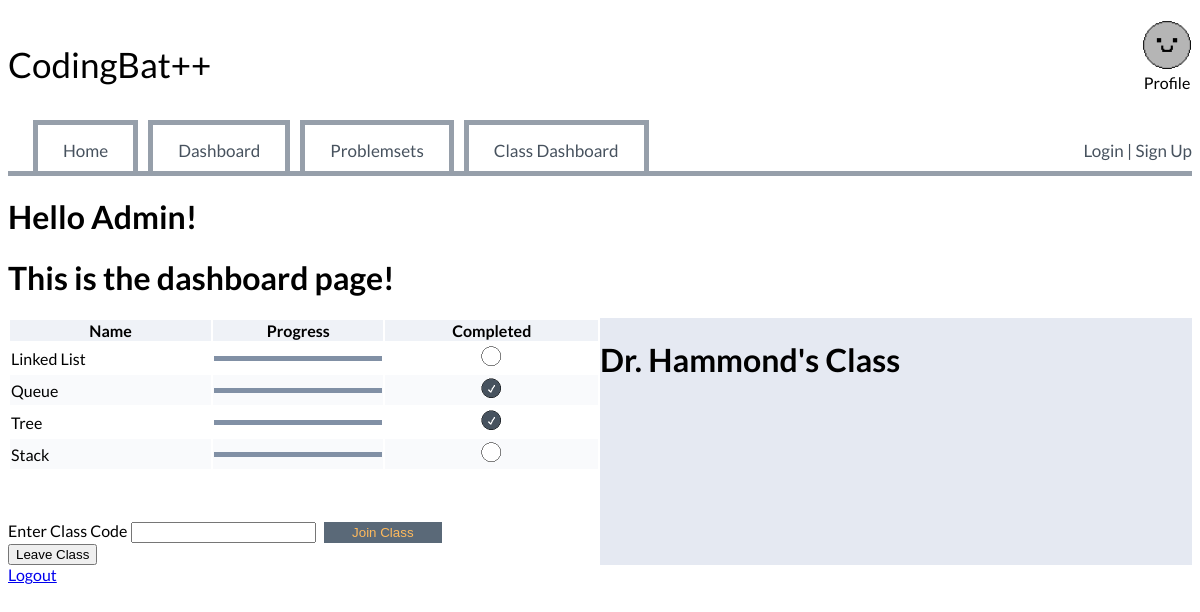
The page /dashboard (signed in) on the database its author committed.
### website/models.py (models this page shows)
class User(db.Model , UserMixin):
    id = db.Column(db.Integer, primary_key=True, nullable=False)
    email = db.Column(db.String(150), unique=True, nullable=False)
    password = db.Column(db.String, nullable=False)
    username = db.Column(db.String(150), unique=True, nullable=False)
    role = db.Column(db.String(80), nullable=False)
    class_id = db.Column(db.Integer, db.ForeignKey('classroom.id'), nullable=True)
    problems = db.relationship('Problems', secondary='user_progress', back_populates='users', lazy='dynamic')
    user_progress = db.relationship('Progress', back_populates='user', lazy='dynamic', cascade="all, delete-orphan")

class ProblemCategory(db.Model):
    __tablename__ = 'problem_categories'
    id = db.Column(db.Integer, primary_key=True)
    name = db.Column(db.String(100), unique=True, nullable=False)
    description = db.Column(db.Text, nullable=True)
    problems = db.relationship('Problems', lazy=True)

class Classroom(db.Model):
    id = db.Column(db.Integer, primary_key=True, nullable=False)
    name = db.Column(db.String(100), unique=True, nullable=False)
    code = db.Column(db.Integer, unique=True, nullable=False)
    students = db.relationship('User', backref='classroom', lazy=True, cascade="all, delete")

### website/views.py (the view, shortened to what this page needs)
@views.route('/dashboard', methods=['GET', 'POST'])
@login_required
def dashboard():
    problems = Problems.query.order_by(Problems.id).all()
    categories = ProblemCategory.query.all()
    category_progress = []
    for category in categories:
        percent=0
        categoryProblems = Problems.query.filter_by(category_id=category.id).all()
        total_problems = len(categoryProblems)
        completed_problems = 0
        for problem in categoryProblems:
            progress = Progress.query.filter_by(User_ID=current_user.id, Problem_ID=problem.id).all()
            for x in progress:
                if x.completed:
                    completed_problems+=1
        if total_problems > 0:
            percent = (completed_problems/total_problems * 100)
        category_progress.append({"name" : category.name, "percent" : percent})
    if request.method ==  'POST' and request.form.get('action') == "leaveClass":
        current_user.class_id = None
        flash('Successfully left class', 'success')
        db.session.commit()
        return redirect(url_for("views.dashboard"))
    return render_template('dashboard.html', problems=problems, category_progress=category_progress, user_classroom=Classroom.query.get(current_user.class_id))

### website/templates/dashboard.html (shortened to what this page needs)
{% extends 'base.html' %}
{% block content %}
{% if current_user.is_authenticated %}
    <h1>Hello {{current_user.username}}!</h1>
{% endif %}
<h1>This is the dashboard page!</h1>
<div class="row">
    <div class="column">
        <div class="Table">
            <table>
                <tr>
                    <th>Name</th>
                    <th>Progress</th>
                    <th>Completed</th>
                </tr>
                {% for item in category_progress %}
                <tr>
                    <td>{{ item.name }} <span class="hidden" >{{item.percent}}</span></td>
                    <td>
                        <div class="Dashboardtotal">
                            <div class="Dashboardcompleted" id="{{loop.index}}"></div>
                        </div>
                    </td>
                    <td class="TableCompleted">
                        {% if item.percent == 100 %}
                            <img src="{{ url_for('static', filename='CheckBox_Complete.png') }}" alt="CheckBox_Complete" class="TableIMG">
                        {% else %}
                            <img alt="CheckBox_Incomplete" src="{{ url_for('static', filename='CheckBox_Incomplete.png') }}" class="TableIMG">
                        {% endif %}
                    </td>
                </tr>
                {% endfor %}
            </table>
        </div>
        <div class="classCode">
            <form method="POST">
                <label for="classCode">Enter Class Code</label>
                <input
                    type="number"
                    class="form-control"
                    id="classCode"
                    name="classCode"
                    placeholder=""
                />
                <button type="submit" value="joinClass" id="classCodeBTN" name="action" >Join Class</button>
            </form>
            <form method="POST">
                <button type="submit" value="leaveClass" name="action">Leave Class</button>
            </form>
        </div>
    </div>
    <div class="column placeholder">
        <h1>{{user_classroom.name}}</h1>
    </div>
</div>
<a id="logout" href="/logout">Logout</a>
{% endblock %}

### website/static/styles.css (style rules this page uses)
body { font-family: 'Lato'; }
.row { display: flex; }
.column { flex: 1; }
.placeholder { background-color: #E5E9F2; width: 50%; flex-wrap: nowrap; float: right; }
.Table table { width: 100%; }
.Table th { background-color: #EFF2F7; }
#classCodeBTN { width: 20%; height: 21px; background-color: #5A6978; border: none; color: #FFBA5C; margin-left: 5px; }
.classCode { margin-top: 50px; }
.Dashboardtotal { width: 100%; background-color: #E5E9F2; height: 5px; overflow: hidden; }
.Dashboardcompleted { background-color: #8190A5; height: 5px; }
tr:nth-child(odd) { background-color: #F9FAFC; }
.TableCompleted { text-align: center; justify-content: center; }
.TableIMG { width: 25px; height: 25px; }

### rows shown on the page
User: username "Admin"
ProblemCategory: name "Linked List"
ProblemCategory: name "Queue"
ProblemCategory: name "Tree"
ProblemCategory: name "Stack"
Classroom: name "Dr. Hammond's Class"
